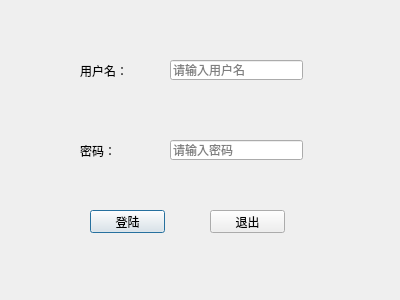
<?xml version="1.0" encoding="UTF-8"?>
<ui version="4.0">
 <class>LoginDialog</class>
 <widget class="QDialog" name="LoginDialog">
  <property name="geometry">
   <rect>
    <x>0</x>
    <y>0</y>
    <width>400</width>
    <height>300</height>
   </rect>
  </property>
  <property name="windowTitle">
   <string>Dialog</string>
  </property>
  <widget class="QLabel" name="label">
   <property name="geometry">
    <rect>
     <x>80</x>
     <y>60</y>
     <width>48</width>
     <height>21</height>
    </rect>
   </property>
   <property name="text">
    <string>用户名：</string>
   </property>
  </widget>
  <widget class="QLabel" name="label_2">
   <property name="geometry">
    <rect>
     <x>80</x>
     <y>140</y>
     <width>36</width>
     <height>21</height>
    </rect>
   </property>
   <property name="text">
    <string>密码：</string>
   </property>
  </widget>
  <widget class="QPushButton" name="loginBtn">
   <property name="geometry">
    <rect>
     <x>90</x>
     <y>210</y>
     <width>75</width>
     <height>23</height>
    </rect>
   </property>
   <property name="text">
    <string>登陆</string>
   </property>
  </widget>
  <widget class="QLineEdit" name="usrLineEdit">
   <property name="geometry">
    <rect>
     <x>170</x>
     <y>60</y>
     <width>133</width>
     <height>20</height>
    </rect>
   </property>
   <property name="placeholderText">
    <string>请输入用户名</string>
   </property>
  </widget>
  <widget class="QLineEdit" name="pwdLineEdit">
   <property name="geometry">
    <rect>
     <x>170</x>
     <y>140</y>
     <width>133</width>
     <height>20</height>
    </rect>
   </property>
   <property name="echoMode">
    <enum>QLineEdit::Password</enum>
   </property>
   <property name="placeholderText">
    <string>请输入密码</string>
   </property>
  </widget>
  <widget class="QPushButton" name="exitBtn">
   <property name="geometry">
    <rect>
     <x>210</x>
     <y>210</y>
     <width>75</width>
     <height>23</height>
    </rect>
   </property>
   <property name="text">
    <string>退出</string>
   </property>
  </widget>
 </widget>
 <resources/>
 <connections>
  <connection>
   <sender>exitBtn</sender>
   <signal>clicked()</signal>
   <receiver>LoginDialog</receiver>
   <slot>close()</slot>
   <hints>
    <hint type="sourcelabel">
     <x>247</x>
     <y>231</y>
    </hint>
    <hint type="destinationlabel">
     <x>199</x>
     <y>149</y>
    </hint>
   </hints>
  </connection>
 </connections>
</ui>
